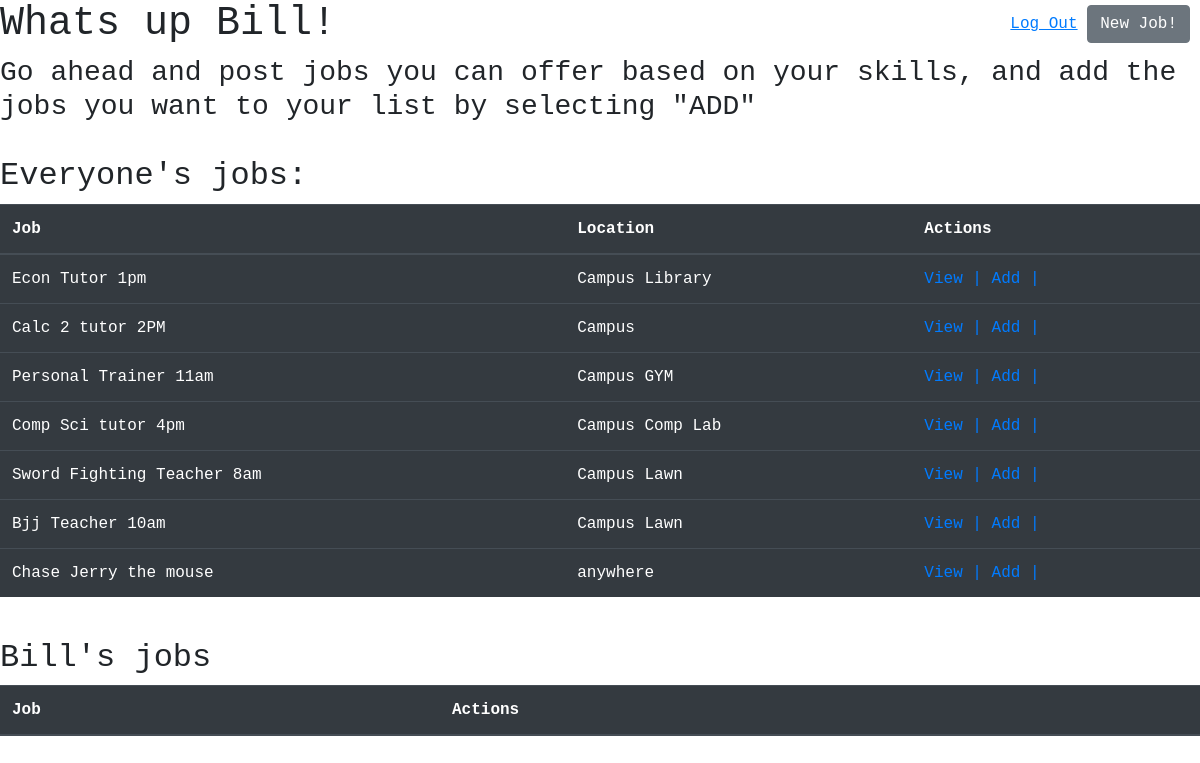
Page /dashboard (signed in) on the committed database.
### job_app/models.py (models this page shows)
class User(models.Model):
    first_name = models.CharField(max_length=45)
    last_name = models.CharField(max_length=45)
    email = models.EmailField(unique=True)
    password = models.CharField(max_length=255)
    objects = UserManager()

class Jobs(models.Model):
    title = models.CharField(max_length=255)
    description = models.CharField(max_length=255)
    location = models.CharField(max_length=255)
    creator = models.ForeignKey(User, related_name="created_by", on_delete=models.CASCADE)
    current_employee = models.ForeignKey(User, related_name="selected_jobs", on_delete=models.CASCADE, null=True)
    created_at = models.DateField(auto_now_add=True)
    objects = JobsManager()

### job_app/views.py (the view)
# urls.py: path('dashboard', views.dashboard_page),
def dashboard_page(request):
    if 'user_id' not in request.session:
        return redirect('/')
    user = User.objects.get(id=request.session['user_id'])
    jobs = Jobs.objects.filter(~Q(current_employee=user))
    context = {
        'user': user,
        'jobs': jobs,
    }
    return render(request, 'dashboard.html', context)

### job_app/templates/dashboard.html (shortened to what this page needs)
<!DOCTYPE html>
<html lang="en">
  <head>
    <link
      href="https://stackpath.bootstrapcdn.com/bootstrap/4.5.0/css/bootstrap.min.css"
      rel="stylesheet"
    />
    {% load static %}
    <link rel="stylesheet" href="{% static 'css/style.css' %}" />
  </head>
  <body>
    <h1>Whats up {{ user.first_name }}!</h1>
    <h3>Go ahead and post jobs you can offer based on your skills, and add the jobs you want to your list by selecting "ADD"</h3>
    <section>
      <div class="top-right">
        <a href="/logout"><u>Log Out</u></a>
        <a href="/create" class="btn btn-secondary">New Job!</a>
      </div>
    </section>
    <h2>Everyone's jobs:</h2>
    <div id="home">
      <table class="table table-dark">
        <thead>
          <tr>
            <th>Job</th>
            <th>Location</th>
            <th>Actions</th>
          </tr>
        </thead>
        <tbody>
          {% for job in jobs %}
          <tr>
            <td>{{job.title}}</td>
            <td>{{job.location}}</td>
            <td>
              <a href="/jobs/{{ job.id }}">View |</a>
              <a href="/jobs/add/{{ job.id }}">Add |</a>
            </td>
          </tr>
          {% endfor %}
        </tbody>
      </table>
    </div>
    <section>
      <h2>{{user.first_name}}'s jobs</h2>
      <table class="table table-dark">
        <thead>
          <tr>
            <th>Job</th>
            <th>Actions</th>
          </tr>
        </thead>
      </table>
    </section>
  </body>
</html>

### job_app/static/style.css (style rules this page uses)
* { font-family: 'Hermit', monospace; }
.top-right { position:fixed; right:10px; top:5px; }
section { width: 50%; margin: 0 2em; display: inline; }

### rows in the picture
User: first_name "Bill"
Jobs: title "Econ Tutor 1pm", location "Campus Library"
Jobs: title "Calc 2 tutor 2PM", location "Campus"
Jobs: title "Personal Trainer 11am", location "Campus GYM"
Jobs: title "Comp Sci tutor 4pm", location "Campus Comp Lab"
Jobs: title "Sword Fighting Teacher 8am", location "Campus Lawn"
Jobs: title "Bjj Teacher 10am", location "Campus Lawn"
Jobs: title "Chase Jerry the mouse", location "anywhere"
